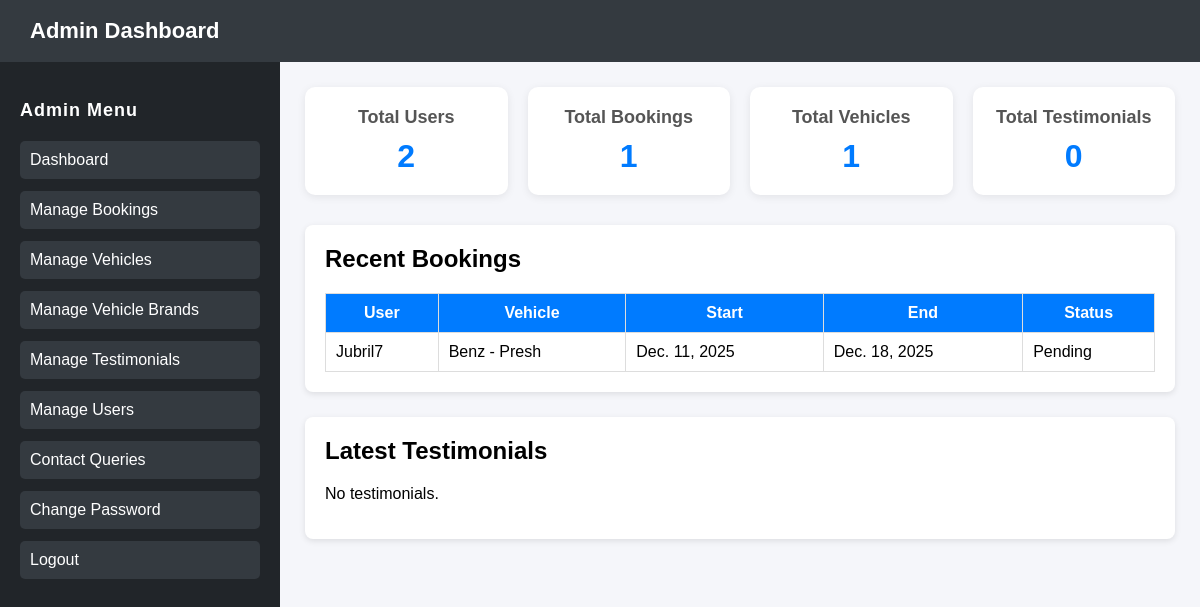
Page /admin-dashboard/ (signed in) on the earlier database version.
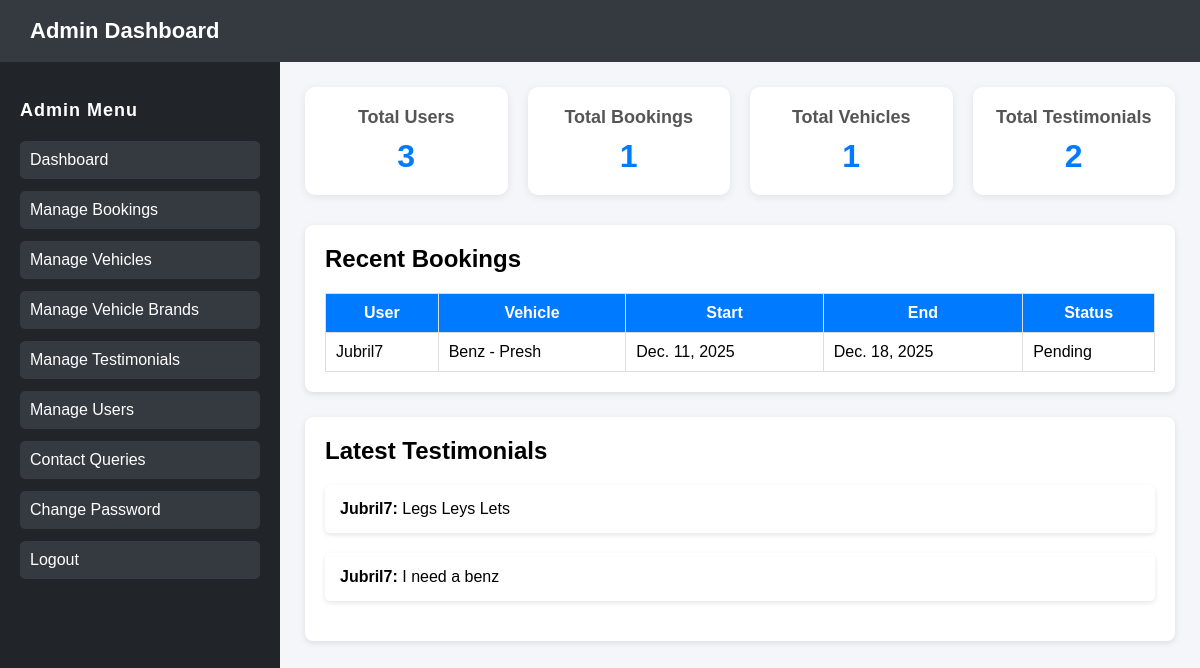
Same page on the later database version.
### core/models.py (models this page shows, shortened)
class Booking(models.Model):
    user = models.ForeignKey(User, on_delete=models.CASCADE, related_name='bookings')
    vehicle = models.ForeignKey(Vehicle, on_delete=models.CASCADE)
    start_date = models.DateField()
    end_date = models.DateField()
    status = models.CharField(
        max_length=20,
        choices=[('Pending','Pending'),('Confirmed','Confirmed'),('Cancelled','Cancelled')],
        default='Pending'
    )
    created_at = models.DateTimeField(auto_now_add=True)

class User(AbstractUser):
    phone = models.CharField(max_length=15, blank=True, null=True)

class Vehicle(models.Model):
    brand = models.ForeignKey(VehicleBrand, on_delete=models.CASCADE, related_name='vehicles')
    name = models.CharField(max_length=100)
    description = models.TextField(blank=True, null=True)
    daily_rent = models.DecimalField(max_digits=10, decimal_places=2)
    image = models.ImageField(upload_to='vehicles/', blank=True, null=True)
    available = models.BooleanField(default=True)
    created_at = models.DateTimeField(auto_now_add=True)
    def __str__(self):
        return f"{self.brand.name} - {self.name}"

class VehicleBrand(models.Model):
    name = models.CharField(max_length=100, unique=True)
    description = models.TextField(blank=True, null=True)

class Testimonial(models.Model):
    user = models.ForeignKey(User, on_delete=models.CASCADE)
    message = models.TextField()
    active = models.BooleanField(default=False)
    created_at = models.DateTimeField(auto_now_add=True)

### core/views.py (the view)
# urls.py: path("admin-dashboard/", views.admin_dashboard, name="admin_dashboard"),
@login_required
@user_passes_test(lambda u: u.is_staff)
def admin_dashboard(request):
    context = {
        "total_users": User.objects.count(),
        "total_bookings": Booking.objects.count(),
        "total_vehicles": Vehicle.objects.count(),
        "total_testimonials": Testimonial.objects.count(),
        "bookings": Booking.objects.order_by('-created_at')[:6],
        "testimonials": Testimonial.objects.order_by('-created_at')[:6],
    }
    return render(request, "admin_dashboard.html", context)

### core/templates/admin_dashboard.html (shortened to what this page needs)
{% load static %}
<!DOCTYPE html>
<html lang="en">
<head>
    <link rel="stylesheet" href="{% static 'core/style.css' %}">
</head>
<body>
<header>Admin Dashboard</header>
<div class="container">
    <nav>
        <h3>Admin Menu</h3>
        <a href="{% url 'admin_dashboard' %}">Dashboard</a>
        <a href="{% url 'admin_manage_bookings' %}">Manage Bookings</a>
        <a href="{% url 'admin_manage_vehicles' %}">Manage Vehicles</a>
        <a href="{% url 'admin_manage_brands' %}">Manage Vehicle Brands</a>
        <a href="{% url 'admin_manage_testimonials' %}">Manage Testimonials</a>
        <a href="{% url 'admin_manage_users' %}">Manage Users</a>
        <a href="{% url 'admin_queries' %}">Contact Queries</a>
        <a href="{% url 'admin_change_password' %}">Change Password</a>
        <a href="{% url 'logout' %}">Logout</a>
    </nav>
    <main>
        <div class="stats-grid">
            <div class="stat-box">
                <h3>Total Users</h3>
                <div class="number">{{ total_users }}</div>
            </div>
            <div class="stat-box">
                <h3>Total Bookings</h3>
                <div class="number">{{ total_bookings }}</div>
            </div>
            <div class="stat-box">
                <h3>Total Vehicles</h3>
                <div class="number">{{ total_vehicles }}</div>
            </div>
            <div class="stat-box">
                <h3>Total Testimonials</h3>
                <div class="number">{{ total_testimonials }}</div>
            </div>
        </div>
        <div class="section">
            <h2>Recent Bookings</h2>
            {% if bookings %}
            <table>
                <tr>
                    <th>User</th>
                    <th>Vehicle</th>
                    <th>Start</th>
                    <th>End</th>
                    <th>Status</th>
                </tr>
                {% for b in bookings %}
                <tr>
                    <td>{{ b.user.username }}</td>
                    <td>{{ b.vehicle }}</td>
                    <td>{{ b.start_date }}</td>
                    <td>{{ b.end_date }}</td>
                    <td>{{ b.status }}</td>
                </tr>
                {% endfor %}
            </table>
            {% else %}
                <p>No bookings yet.</p>
            {% endif %}
        </div>
        <div class="section">
            <h2>Latest Testimonials</h2>
            {% if testimonials %}
                <ul>
                    {% for t in testimonials %}
                        <li><strong>{{ t.user.username }}:</strong> {{ t.message }}</li>
                    {% endfor %}
                </ul>
            {% else %}
                <p>No testimonials.</p>
            {% endif %}
        </div>
    </main>
</div>
</body>
</html>

Differences in the rows shown:
added Testimonial: user.username "Jubril7", message "Legs Leys Lets"
added Testimonial: user.username "Jubril7", message "I need a benz"
Other differences:
{{ total_users }}: "2" → "3"
{{ total_testimonials }}: "0" → "2"
text no longer shown: "No testimonials."
